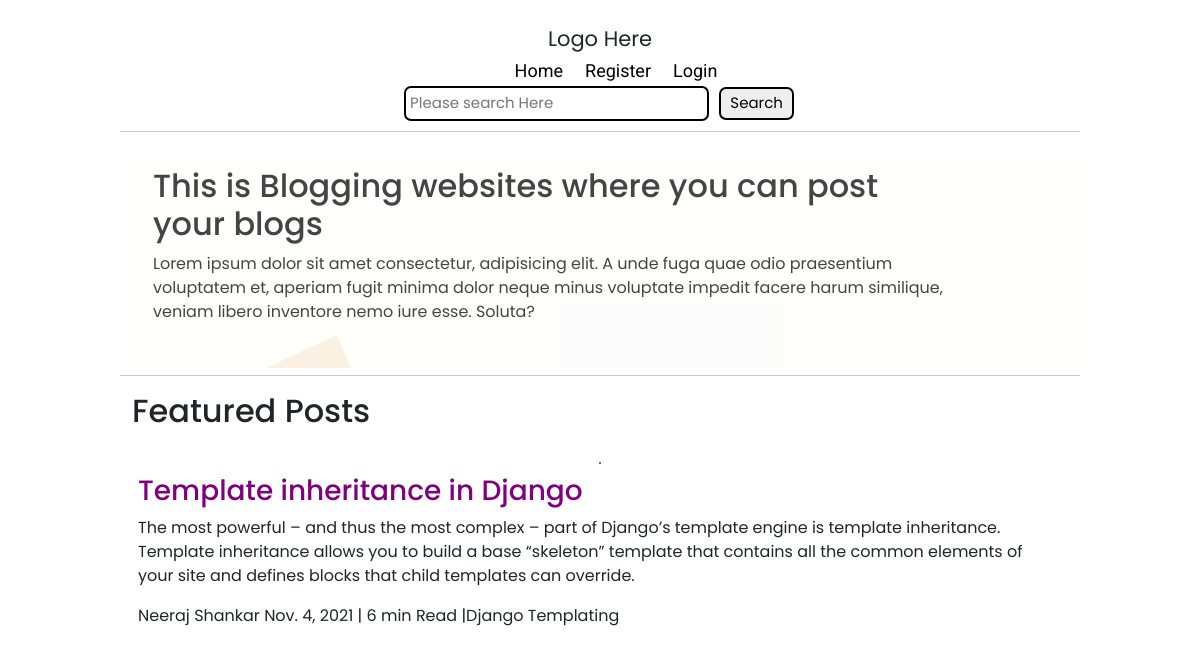
The app's page /article/1 with its own data.
### blogApp/models.py (models this page shows, shortened)
class Post(models.Model):
    blog_title = models.CharField(verbose_name="Title", max_length=300)
    blog_author = models.ForeignKey(User, blank=True, null=True, on_delete=models.CASCADE)
    blog_date = models.DateField(verbose_name="Date and Time")
    blog_read_time = models.IntegerField(verbose_name="Read Time")
    blog_tag = models.CharField(verbose_name="Tagline", default="Python", max_length=200)
    blog_content = models.TextField("Description")

### blogApp/views.py (the view)
# urls.py: path('article/<int:pk>', PostDetail.as_view(), name="article-details"),
class PostDetail(DetailView):
    model = Post
    template_name = 'blogs/post-detail.html'

### templates/blogs/post-detail.html (shortened to what this page needs)
{% extends 'blogs/index.html' %}
{% load static %}
{% block content %}
    <div class="gt-max-width-1 gt-m-auto">
        <hr>
    </div>
    <div class="gt-content gt-max-width-1 gt-m-auto">
        <div class="gt-content-left">
            <h2>This is Blogging websites where you can post your blogs</h2>
            <p>Lorem ipsum dolor sit amet consectetur, adipisicing elit. A unde fuga quae odio praesentium voluptatem et, aperiam fugit minima dolor neque minus voluptate impedit facere harum similique, veniam libero inventore nemo iure esse. Soluta?</p>
        </div>
    </div>
    <div class="gt-max-width-1 gt-m-auto">
        <hr>
    </div>
    <div class="gt-featured-posts gt-max-width-1 gt-m-auto">
        <h2>Featured Posts</h2>
        <div class="gt-feature-post">
            <div class="gt-article-left">
                <img src="{% static 'img/home.svg'%}" alt="">
            </div>
            <div class="gt-article-right">
                <h3>{{post.blog_title}}</h3>
                <p>{{post.blog_content}}</p>
                <span>{{post.blog_author.first_name}}</span> <span>{{post.blog_author.last_name}}</span> <span>{{post.blog_date}} | {{post.blog_read_time}} min Read</span> <span> |{{post.blog_tag}}</span>
            </div>
        </div>
    </div>
    {% endblock  %}

### templates/blogs/index.html (shortened to what this page needs)
{% load static %}
<!DOCTYPE html>
<html lang="en">
<head>
    <link rel="stylesheet" href="{% static 'css/style.css'%}">
    <link rel="stylesheet" href="{% static 'css/utils.css'%}">
    <link rel="stylesheet" href="{% static 'css/responsive-styles.css'%}">
    <link href="https://cdn.jsdelivr.net/npm/bootstrap@5.1.3/dist/css/bootstrap.min.css" rel="stylesheet">
</head>
<body>
     <nav class="gt-navigation gt-max-width-1 gt-m-auto">
        <div class="gt-nav-left">
            <div class="logo">
                <span>Logo Here</span>
            </div>
            {% if user.is_authenticated%}
            <ul>
                <li><a href="{% url 'post-list'%}">Home</a></li>
                <li><a href="{% url 'add-post'%}">Add Post</a></li>
                  <li><a href="{% url 'logout'%}">Logout</a></li>
            </ul>
            {% else %}
            <ul>
                <li><a href="{% url 'post-list'%}">Home</a></li>
                 <li><a href="{% url 'register'%}">Register</a></li>
                <li><a href="{% url 'login'%}">Login</a></li>
            </ul>
            {% endif %}
        </div>
        <div class="gt-nav-right">
            <form action="/search.html" method="GET">
                <input class="gt-form-input" type="text" name="query" placeholder="Please search Here">
                <button class="gt-button-1">Search</button>
            </form>
        </div>
    </nav>
    {% block content %}  {% endblock %}
    <footer class="gt-footer gt-max-width-2 gt-m-auto">
    </footer>
</body>
</html>

### static/blogs/css/style.css (style rules this page uses)
* { margin: 0; padding: 0; }
.gt-navigation { font-family: var(--font-1); height: 85px; background-color: transparent; display: flex; justify-content: space-between; align-items: center; }
.gt-nav-left { font-size: 21px; display: flex; align-items: center; margin: 0px 21px; }
.gt-nav-left ul { display: flex; margin: 0px 30px; align-items: center; }
.gt-nav-left ul li { list-style: none; list-style: none; margin: 0px 11px; font-family: var(--font-2); }
.gt-nav-left ul li a { text-decoration: none; color: black; font-size: 18px; }
.gt-form-input { margin: 0px 10px; padding: 4px 4px; font-size: 14px; border: solid 2px black; border-radius: 7px; }
.gt-button-1 { margin: 0px 4px; padding: 3px 9px; font-size: 15px; border: solid 2px black; border-radius: 7px; cursor: pointer; }
.gt-content { height: 100%; margin-top: 25px; background-color: none; display: flex; padding: 9px; font-family: var(--font-1); position: relative; transition: 0.6s ease-in-out; }
.gt-content::after { content: " "; background-image: url(../img/article.jpg); position: absolute; opacity: 0.15; width: 100%; height: inherit; transition: 0.3s ease-in-out; }
.gt-content-left { width: 85%; display: flex; flex-direction: column; justify-content: center; margin: 10px 24px; transition: 0.6s ease-in-out; }
.gt-footer { height: 70px; background-color: none; }
.gt-featured-posts { font-family: var(--font-1); }
.gt-article-left img { height: 160px; border: 2px solid black; border-radius: 55px; }
.gt-feature-post { display: flex; align-items: center; margin-top: 20px; margin-bottom: 20px; transition: 0.6s ease-in-out; }
.gt-feature-post h3 { color: var(--bg-color); }
.gt-featured-posts h2 { margin: 12px; }

### static/blogs/css/utils.css (style rules this page uses)
:root { --bg-color: purple; --font-1: 'Poppins', sans-serif; --font-2: 'Roboto', sans-serif; }
.gt-max-width-1 { max-width: 80vw; }
.gt-max-width-2 { max-width: 70vw; }
.gt-m-auto { margin: auto; }
.gt-article-right { margin: 0px 18px; }

### static/blogs/css/responsive-styles.css (style rules this page uses)
@media screen and (max-width: 1200px) { .gt-navigation { flex-direction: column; margin-bottom: 23px; margin-top: 23px; } }
@media screen and (max-width: 1200px) { .gt-nav-left { flex-direction: column; text-align: center; } }
@media screen and (max-width: 1200px) { .gt-form-input { font-size: 15px; margin: 0px 2px; } }
@media screen and (max-width: 1200px) { .gt-feature-post { flex-direction: column; } }
@media screen and (max-width: 1200px) { .gt-article-left img { height: 191px; border: 1px solid black; border-radius: 21px; } }

### records on screen
Post: blog_title "Template inheritance in Django", blog_content "The most powerful – and thus the most complex – part of Django’s template engine is template inheritance. Template inheritance allows you to build a base “skeleton” template that contains all the common elements of your site and defines blocks that child templates can override.", blog_author.first_name "Neeraj", blog_author.last_name "Shankar", blog_date "Nov. 4, 2021", blog_read_time "6", blog_tag "Django Templating"
